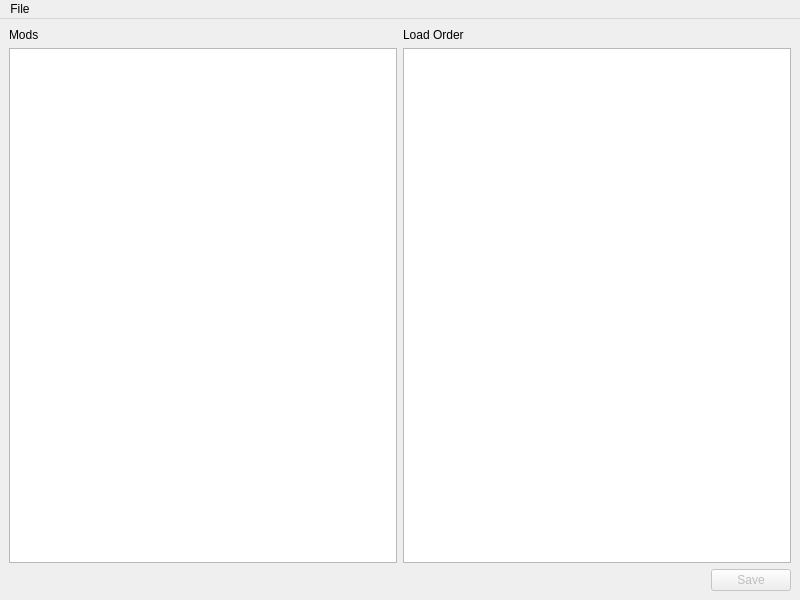
<?xml version="1.0" encoding="UTF-8"?>
<ui version="4.0">
 <class>MainWindow</class>
 <widget class="QMainWindow" name="MainWindow">
  <property name="geometry">
   <rect>
    <x>0</x>
    <y>0</y>
    <width>800</width>
    <height>600</height>
   </rect>
  </property>
  <property name="windowTitle">
   <string>Mod Placer</string>
  </property>
  <widget class="QWidget" name="centralwidget">
   <layout class="QVBoxLayout" name="verticalLayout">
    <item>
     <layout class="QHBoxLayout" name="listsLayout">
      <item>
       <layout class="QVBoxLayout" name="modsLayout">
        <item>
         <widget class="QLabel" name="modLabel">
          <property name="text">
           <string>Mods</string>
          </property>
         </widget>
        </item>
        <item>
         <widget class="QListWidget" name="modListWidget">
          <property name="contextMenuPolicy">
           <enum>Qt::ActionsContextMenu</enum>
          </property>
          <property name="dragDropMode">
           <enum>QAbstractItemView::InternalMove</enum>
          </property>
          <property name="selectionMode">
           <enum>QAbstractItemView::ExtendedSelection</enum>
          </property>
         </widget>
        </item>
       </layout>
      </item>
      <item>
       <layout class="QVBoxLayout" name="loadLayout">
        <item>
         <widget class="QLabel" name="loadLabel">
          <property name="text">
           <string>Load Order</string>
          </property>
         </widget>
        </item>
        <item>
         <widget class="QListWidget" name="loadListWidget">
          <property name="contextMenuPolicy">
           <enum>Qt::ActionsContextMenu</enum>
          </property>
          <property name="dragDropMode">
           <enum>QAbstractItemView::InternalMove</enum>
          </property>
          <property name="selectionMode">
           <enum>QAbstractItemView::ExtendedSelection</enum>
          </property>
         </widget>
        </item>
       </layout>
      </item>
     </layout>
    </item>
    <item>
     <layout class="QHBoxLayout" name="layoutButtons">
      <item>
       <spacer name="spacerButtons">
        <property name="orientation">
         <enum>Qt::Horizontal</enum>
        </property>
        <property name="sizeHint" stdset="0">
         <size>
          <width>40</width>
          <height>20</height>
         </size>
        </property>
       </spacer>
      </item>
      <item>
       <widget class="QPushButton" name="savePushButton">
        <property name="enabled">
         <bool>false</bool>
        </property>
        <property name="text">
         <string>Save</string>
        </property>
       </widget>
      </item>
     </layout>
    </item>
   </layout>
  </widget>
  <widget class="QMenuBar" name="menubar">
   <property name="geometry">
    <rect>
     <x>0</x>
     <y>0</y>
     <width>800</width>
     <height>28</height>
    </rect>
   </property>
   <widget class="QMenu" name="menuFile">
    <property name="title">
     <string>File</string>
    </property>
    <addaction name="actionInstallMod"/>
    <addaction name="separator"/>
    <addaction name="actionRefresh"/>
    <addaction name="separator"/>
    <addaction name="actionCheckForUpdates"/>
    <addaction name="actionSettings"/>
    <addaction name="separator"/>
    <addaction name="actionQuit"/>
   </widget>
   <addaction name="menuFile"/>
  </widget>
  <action name="actionRefresh">
   <property name="enabled">
    <bool>false</bool>
   </property>
   <property name="icon">
    <iconset theme="view-refresh">
     <normaloff>.</normaloff>.</iconset>
   </property>
   <property name="text">
    <string>Refresh</string>
   </property>
   <property name="shortcut">
    <string>F5</string>
   </property>
  </action>
  <action name="actionCheckForUpdates">
   <property name="enabled">
    <bool>false</bool>
   </property>
   <property name="icon">
    <iconset theme="view-refresh">
     <normaloff>.</normaloff>.</iconset>
   </property>
   <property name="text">
    <string>Check for Updates</string>
   </property>
   <property name="shortcut">
    <string>Ctrl+F5</string>
   </property>
  </action>
  <action name="actionSettings">
   <property name="text">
    <string>Configure...</string>
   </property>
  </action>
  <action name="actionQuit">
   <property name="icon">
    <iconset theme="application-exit">
     <normaloff>.</normaloff>.</iconset>
   </property>
   <property name="text">
    <string>Quit</string>
   </property>
   <property name="shortcut">
    <string>Ctrl+Q</string>
   </property>
  </action>
  <action name="actionInstallMod">
   <property name="text">
    <string>Install mod...</string>
   </property>
  </action>
  <action name="actionSeparator"/>
  <action name="actionEditMod">
   <property name="text">
    <string>Edit mod</string>
   </property>
  </action>
 </widget>
 <resources/>
 <connections>
  <connection>
   <sender>actionQuit</sender>
   <signal>triggered()</signal>
   <receiver>MainWindow</receiver>
   <slot>close()</slot>
   <hints>
    <hint type="sourcelabel">
     <x>-1</x>
     <y>-1</y>
    </hint>
    <hint type="destinationlabel">
     <x>399</x>
     <y>299</y>
    </hint>
   </hints>
  </connection>
 </connections>
</ui>
